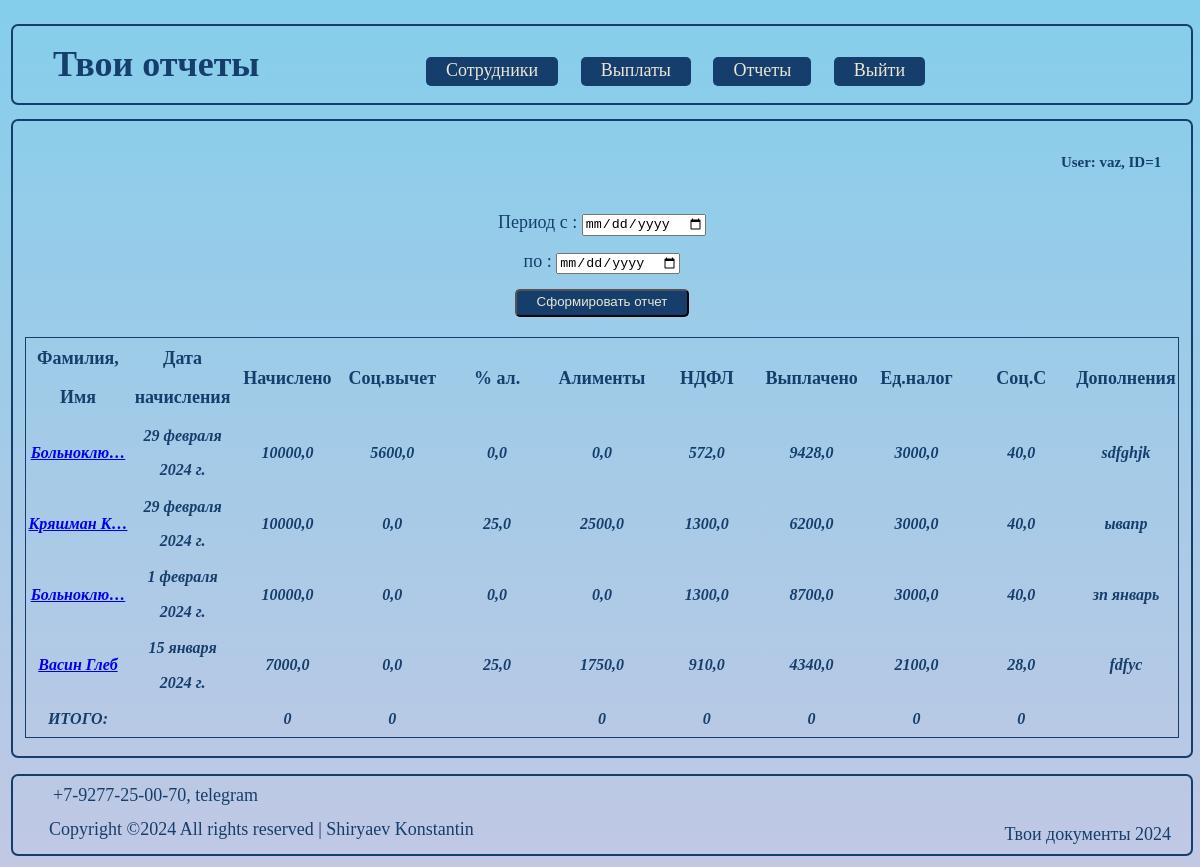
/report (signed in), run on an earlier commit of the app's database.
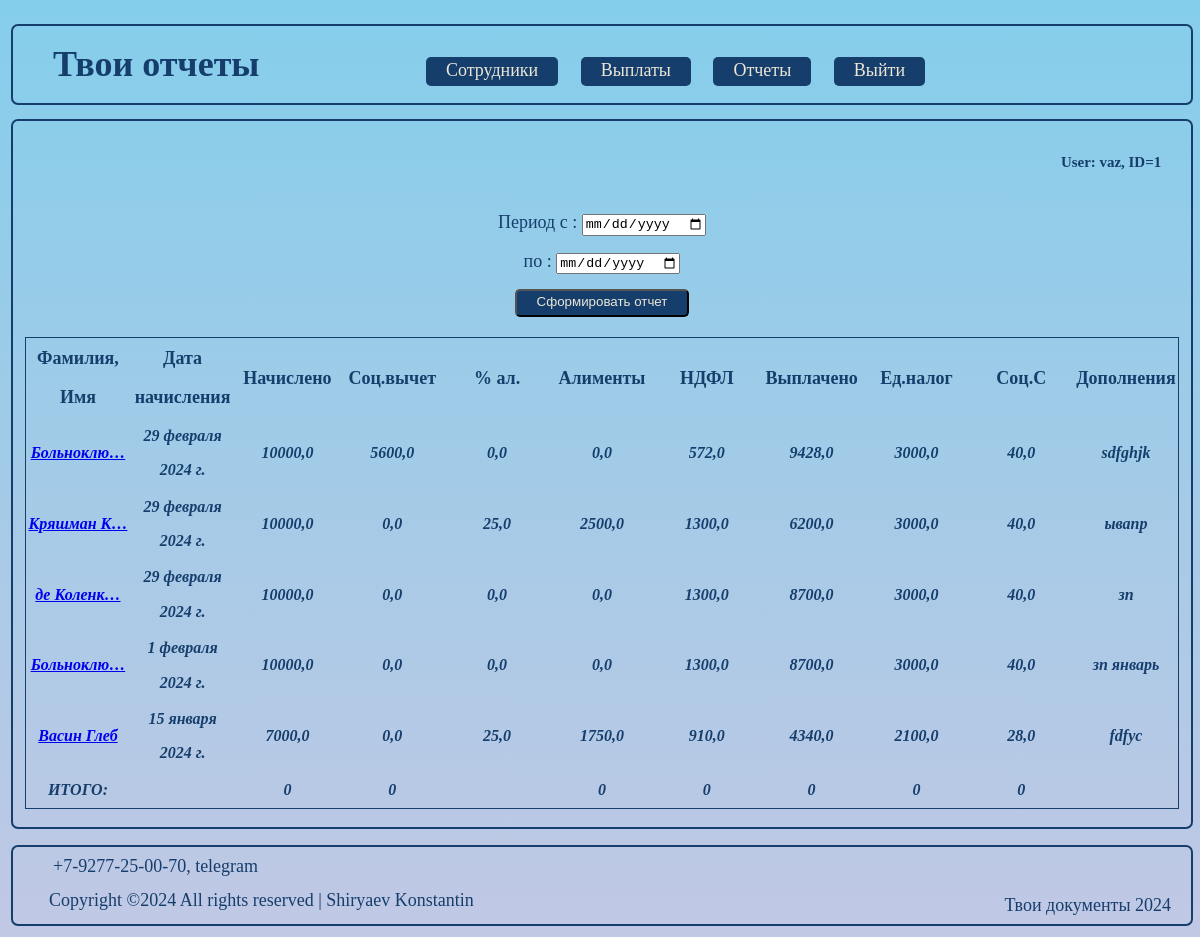
And on a later commit of the database.
### taxes/models.py (models this page shows, shortened)
class Accruals_and_taxes(models.Model):
    worker = models.ForeignKey(Staff, on_delete=models.CASCADE, verbose_name='Работник')
    payment_date = models.DateField(verbose_name='Дата выплаты')
    reporting_date = models.DateField(verbose_name='Дата начисления', default=default_datetime, blank= True,null=True)
    accrued = models.FloatField(verbose_name='Начислено')
    social_ded = models.FloatField(default=0, verbose_name='Соц.вычет уч.')
    alimony = models.FloatField(default=0, verbose_name='Алименты в %')
    description = models.TextField(blank=True, verbose_name='Описание')
    class Meta:
        verbose_name = 'Начисления'
    def income_tax(self):
        accrued = self.accrued
        social_ded = self.social_ded
        return (accrued - social_ded) * 0.13
    def alimony_tax(self):
        accrued = self.accrued
        alimony = self.alimony
        return accrued * alimony * 0.01
    def salary(self):
        accrued = self.accrued
        alimony_tax = self.alimony_tax()
        income_tax = self.income_tax()
        return accrued - (alimony_tax + income_tax)
    def single_tax(self):
        accrued = self.accrued
        return accrued * 0.3
    def injury_insurance(self):
        accrued = self.accrued
        return accrued * 0.004
    class Meta:
        verbose_name = 'Выплата'
        verbose_name_plural = 'Выплаты'

class Staff(models.Model):
    author = models.ForeignKey(User, on_delete=models.CASCADE, verbose_name='Компания')
    surname = models.CharField(max_length=24, verbose_name='Фамилия')
    name = models.CharField(max_length=24, verbose_name='Имя')
    patronimic = models.CharField(max_length=24, blank=True, verbose_name='Отчество')
    ITN = models.PositiveBigIntegerField(unique=True, validators=[MaxValueValidator(999999999999)], verbose_name='ИНН')
    post = models.CharField(max_length=24, verbose_name='Должность')
    dependents = models.IntegerField(default=0, verbose_name='Иждивенцы')
    employment_date = models.DateField(null=True, verbose_name='Дата приёма')
    description = models.TextField(max_length=150, blank=True, verbose_name='Описание')
    class Meta:
        ordering = ['surname']
        indexes = [
            models.Index(fields=['surname']),
            ]
        verbose_name = 'Сотрудники'
        verbose_name_plural = 'Персонал'
    def __str__(self):
        return f'{self.surname} {self.name}'

### taxes/views.py (the view, shortened to what this page needs)
# urls.py: path('report', FinreportList.as_view(queryset=Accruals_and_taxes.objects.all().order_by('-reporting_date', 'worker')), name='report'),
class FinreportList(LoginRequiredMixin, ListView):
    model = Accruals_and_taxes
    template_name = 'pay_charges/report.html'
    context_object_name = 'taxes'
    filter_class = ReportFilter
    def get_context_data(self, **kwargs):
        context = super().get_context_data(**kwargs)
        context['filter'] = ReportFilter(self.request.GET, queryset=self.get_queryset())
        d = self.request.GET.get # получаем параметры запроса (ключ: знчение)
        start_date = d('start_date') # получаем переменную start_date
        end_date = d('end_date') # получаем переменную end_date
        processed_request = Accruals_and_taxes.objects.filter(reporting_date__range = (start_date, end_date)) # находим отфильтрованные по дате ключ: значение словаря QuerySet
        def summ_accrued():
            summ = 0
            for item in processed_request.values('accrued'): # получаем начислеия за период
                for accrued in item.values():
                    for i in [accrued]:                      # получаем сумму начислений за период
                        summ += i
            return summ
        context['summ'] = summ_accrued
        def summ_social():
            summ = 0
            for item in processed_request:
                for i in [item.worker.dependents]:
                    if item.worker.dependents <= 2:
                        i = item.worker.dependents * 1400
                    elif item.worker.dependents >= 3:
                        i = (2800 + (3000 * int(item.worker.dependents - 2)))
                    else:
                        i = 0
                    summ += i
            return summ
        context['summ_social'] = summ_social
        def summ_social_d():
            summ = 0
            for item in processed_request:
                for i in [item.social_ded]:
                    summ += i
            return summ
        context['summ_social_d'] = summ_social_d
        def summ_inc_tax():
            summ = 0
            return summ
        context['summ_inc_tax'] = summ_inc_tax
        def summ_salary():
            summ = 0
            for item in processed_request:
                for i in [item.accrued - (item.accrued * item.alimony * 0.01) - (item.accrued - item.social_ded) * 0.13]:
                    summ += i
            return summ
        context['summ_salary'] = summ_salary
        def summ_alimony():
            summ = 0
            for item in processed_request:
                for i in [item.accrued * item.alimony * 0.01]:
                    summ += i
            return summ
        context['summ_al'] = summ_alimony
        def sum_singl_tax():
            summ = 0
            for item in processed_request:
                for i in [item.accrued * 0.3]:
                    summ += i
            return summ
        context['summ_singl_tax'] = sum_singl_tax
        def sum_injury_insurance():
            summ = 0
            for item in processed_request:
                for i in [item.accrued * 0.004]:
                    summ += i
            return summ
        context['summ_injury_insurance'] = sum_injury_insurance
        return context
    def get_queryset(self):
        self.filter = self.filter_class(self.request.GET, super().get_queryset())
        return self.filter.qs.all()

### taxes/templates/pay_charges/report.html (shortened to what this page needs)
{% extends 'flatpages/default.html' %}
{% block content %}
    <h5 class="title_1"> User: {{ request.user.username }},
        ID={{ request.user.id }}
    </h5>
    {% if taxes %}
    <div class="search_1">
        <form class="search-doc" method="GET">
            {{ filter.form }}
            <div class="d-grid gap-3 col-3 btn-wrapper">
                <input type="submit" class="btn" value="Сформировать отчет">
            </div>
    </div>
        <table class="table_blur">
            <thead>
                <tr>
                    <th scope="col">Фамилия, Имя</th>
                    <th scope="col">Дата начисления</th>
                    <th scope="col">Начислено</th>
                    <th scope="col">Соц.вычет</th>
                    <th scope="col">% ал.</th>
                    <th scope="col">Алименты</th>
                    <th scope="col">НДФЛ</th>
                    <th scope="col">Выплачено</th>
                    <th scope="col">Ед.налог</th>
                    <th scope="col">Соц.С</th>
                    <th scope="col">Дополнения</th>
                </tr>
            </thead>
            <tbody class="stab">
                {% for accruals_and_taxes in taxes %}
                    <tr>
                        <th scope="row"><a href="{% url 'charges' accruals_and_taxes.id %}" class="link-dark">
                            {{ accruals_and_taxes.worker|truncatechars:10 }}</a></th>
                        <th scope="row">{{ accruals_and_taxes.reporting_date }}</th>
                        <th scope="row">{{ accruals_and_taxes.accrued }}</th>
                        <th scope="row">{{ accruals_and_taxes.social_ded }}</th>
                        <th scope="row">{{ accruals_and_taxes.alimony }}</th>
                        <th scope="row">{{ accruals_and_taxes.alimony_tax }}</th>
                        <th scope="row">{{ accruals_and_taxes.income_tax }}</th>
                        <th scope="row">{{ accruals_and_taxes.salary }}</th>
                        <th scope="row">{{ accruals_and_taxes.single_tax }}</th>
                        <th scope="row">{{ accruals_and_taxes.injury_insurance }}</th>
                        <th scope="row">{{ accruals_and_taxes.description|truncatechars:12 }}</th>
                    </tr>
                     {% endfor %}
                    <tr>
                         <th scope="col">ИТОГО:</th>
                         <th scope="col"></th>
                         <th scope="col">{{ summ }}</th>
                         <th scope="col">{{ summ_social_d }}</th>
                         <th scope="col"></th>
                         <th scope="col">{{ summ_al }}</th>
                         <th scope="col">{{ summ_inc_tax }}</th>
                         <th scope="col">{{ summ_salary }}</th>
                         <th scope="col">{{ summ_singl_tax }}</th>
                         <th scope="col">{{ summ_injury_insurance }}</th>
                         <th scope="col"></th>
                    </tr>
            </tbody>
        </table>
    {% else %}
        <h2 class="doc-none">Отчетов нет!</h2>
    {% endif %}
{% endblock content %}

What changed in the data, as far as the page shows it:
added Accruals_and_taxes: worker "де Коленк…", reporting_date "29 февраля 2024 г.", accrued "10000,0", social_ded "0,0", alimony "0,0", alimony_tax "0,0", income_tax "1300,0", salary "8700,0", single_tax "3000,0", injury_insurance "40,0", description "зп"
